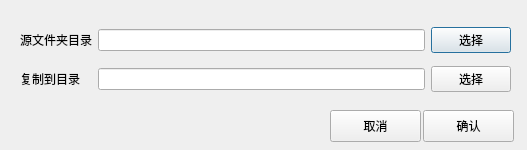
<?xml version="1.0" encoding="UTF-8"?>
<ui version="4.0">
 <class>CopyDirToPathDialog</class>
 <widget class="QDialog" name="CopyDirToPathDialog">
  <property name="geometry">
   <rect>
    <x>0</x>
    <y>0</y>
    <width>527</width>
    <height>150</height>
   </rect>
  </property>
  <property name="windowTitle">
   <string>Dialog</string>
  </property>
  <widget class="QWidget" name="gridLayoutWidget">
   <property name="geometry">
    <rect>
     <x>20</x>
     <y>20</y>
     <width>491</width>
     <height>81</height>
    </rect>
   </property>
   <layout class="QGridLayout" name="gridLayout">
    <item row="0" column="2">
     <widget class="QPushButton" name="originBtn">
      <property name="text">
       <string>选择</string>
      </property>
     </widget>
    </item>
    <item row="0" column="1">
     <widget class="QLineEdit" name="originEdit"/>
    </item>
    <item row="0" column="0">
     <widget class="QLabel" name="label">
      <property name="text">
       <string>源文件夹目录</string>
      </property>
     </widget>
    </item>
    <item row="1" column="0">
     <widget class="QLabel" name="label_2">
      <property name="text">
       <string>复制到目录</string>
      </property>
     </widget>
    </item>
    <item row="1" column="1">
     <widget class="QLineEdit" name="destEdit"/>
    </item>
    <item row="1" column="2">
     <widget class="QPushButton" name="destBtn">
      <property name="text">
       <string>选择</string>
      </property>
     </widget>
    </item>
   </layout>
  </widget>
  <widget class="QPushButton" name="confirmBtn">
   <property name="geometry">
    <rect>
     <x>423</x>
     <y>110</y>
     <width>91</width>
     <height>32</height>
    </rect>
   </property>
   <property name="text">
    <string>确认</string>
   </property>
  </widget>
  <widget class="QPushButton" name="cancelBtn">
   <property name="geometry">
    <rect>
     <x>330</x>
     <y>110</y>
     <width>91</width>
     <height>32</height>
    </rect>
   </property>
   <property name="text">
    <string>取消</string>
   </property>
  </widget>
 </widget>
 <resources/>
 <connections/>
</ui>
